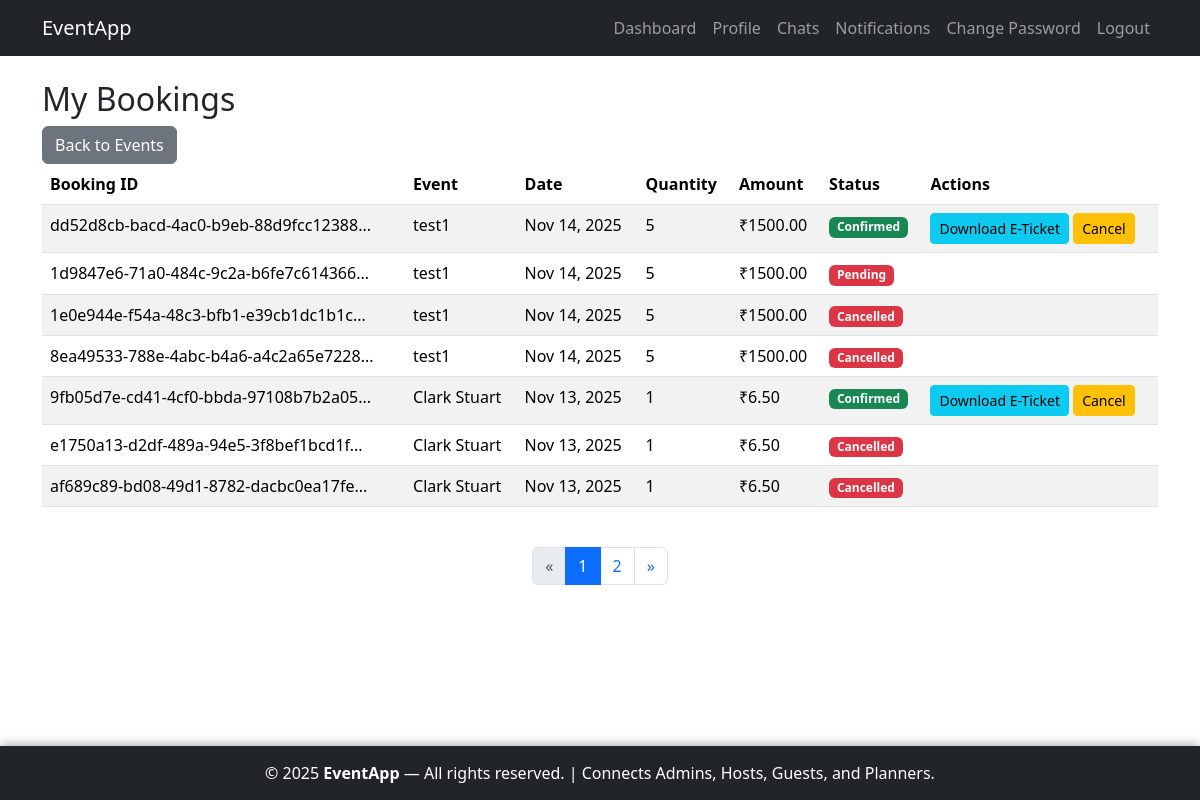
Before: /guest/bookings/ (signed in) with the older database file.
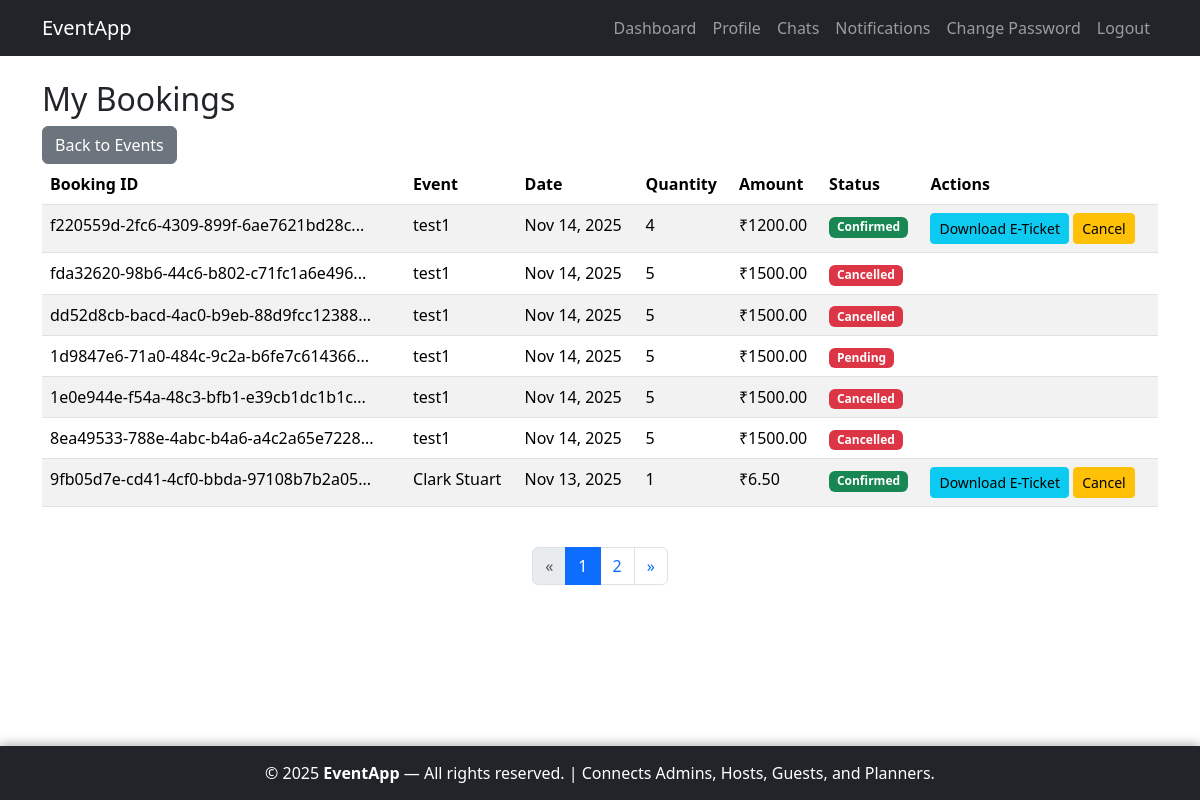
After: the same page with the newer database file.
### guest/models.py (models this page shows, shortened)
class Booking(models.Model):
    STATUS_CHOICES = [
        ('confirmed', 'Confirmed'),
        ('cancelled', 'Cancelled'),
    ]
    guest = models.ForeignKey(
        settings.AUTH_USER_MODEL,
        on_delete=models.CASCADE,
        related_name='bookings'
    )
    event = models.ForeignKey(
        'host.Event',
        on_delete=models.CASCADE,
        related_name='bookings'
    )
    booking_id = models.UUIDField(default=uuid.uuid4, editable=False, unique=True)
    ticket_quantity = models.PositiveIntegerField(default=1)
    total_amount = models.DecimalField(max_digits=10, decimal_places=2)
    status = models.CharField(max_length=10, choices=STATUS_CHOICES, default='pending')
    qrcode = models.ImageField(upload_to='qrcodes/', blank=True, null=True)
    created_at = models.DateTimeField(auto_now_add=True)
    is_used = models.BooleanField(default=False)
    scanned_at = models.DateTimeField(null=True, blank=True)
    class Meta:
        ordering = ['-created_at']

### host/models.py (models this page shows, shortened)
class Event(models.Model):
    NEEDS_CHOICES = [
        ('catering', 'Catering'),
        ('decorations', 'Decorations'),
        ('photography', 'Photography'),
        ('music', 'Music/DJ'),
        ('venue', 'Venue Setup'),
        ('other', 'Other'),
    ]
    host = models.ForeignKey(settings.AUTH_USER_MODEL, on_delete=models.CASCADE, related_name='events')
    name = models.CharField(max_length=255)
    start_date = models.DateTimeField()
    end_date = models.DateTimeField()
    budget = models.DecimalField(max_digits=10, decimal_places=2)
    guest_count = models.PositiveIntegerField()
    needs = models.CharField(max_length=255, blank=True)
    banner = models.ImageField(upload_to='events/', blank=True, null=True)
    venue_details = models.TextField(blank=True)
    created_at = models.DateTimeField(auto_now_add=True)
    updated_at = models.DateTimeField(auto_now=True)
    class Meta:
        ordering = ['-created_at']

### guest/views.py (the view)
# urls.py: path('bookings/', views.BookingListView.as_view(), name='booking_list'),
class BookingListView(LoginRequiredMixin, GuestRequiredMixin, ListView):
    model = Booking
    template_name = 'guest/booking_list.html'
    context_object_name = 'bookings'
    def get_queryset(self):
        return Booking.objects.filter(guest=self.request.user).order_by('-created_at')
    def get_context_data(self, **kwargs):
        context = super().get_context_data(**kwargs)
        queryset = self.get_queryset()
        page_obj, paginated_bookings = paginate_queryset(self.request, queryset)
        context['bookings'] = paginated_bookings
        context['page_obj'] = page_obj  # for pagination controls
        return context

### guest/views.py (called while the page is built)
    def test_func(self):
        return (self.request.user.is_authenticated and
                self.request.user.role == 'guest' and
                self.request.user.is_approved)

### utils/pagination.py (called while the page is built)
def paginate_queryset(request, queryset):
    paginator = Paginator(queryset, DEFAULT_PER_PAGE)
    page_number = request.GET.get('page')
    try:
        page_obj = paginator.page(page_number)
    except PageNotAnInteger:
        page_obj = paginator.page(1)
    except EmptyPage:
        page_obj = paginator.page(paginator.num_pages)
    return page_obj, page_obj.object_list

### guest/templates/guest/booking_list.html (shortened to what this page needs)
{% extends 'accounts/base.html' %}
{% block content %}
<div class="row">
    <div class="col-12">
        <h2>My Bookings</h2>
        <a href="{% url 'guest:dashboard' %}" class="btn btn-secondary">Back to Events</a>
    </div>
</div>
<div class="row">
    <div class="col-12">
        <div class="table-responsive">
            <table class="table table-striped">
                <thead>
                    <tr>
                        <th>Booking ID</th>
                        <th>Event</th>
                        <th>Date</th>
                        <th>Quantity</th>
                        <th>Amount</th>
                        <th>Status</th>
                        <th>Actions</th>
                    </tr>
                </thead>
                <tbody>
                    {% for booking in bookings %}
                    <tr>
                        <td>{{ booking.booking_id|slice:":8" }}...</td>
                        <td>{{ booking.event.name }}</td>
                        <td>{{ booking.created_at|date:"M d, Y" }}</td>
                        <td>{{ booking.ticket_quantity }}</td>
                        <td>₹{{ booking.total_amount }}</td>
                        <td><span class="badge bg-{% if booking.status == 'confirmed' %}success{% else %}danger{% endif %}">{{ booking.status|title }}</span></td>
                        <td>
                            {% if booking.status == 'confirmed' %}
                                <a href="{% url 'guest:eticket' booking.booking_id %}" class="btn btn-sm btn-info">Download E-Ticket</a>
<form action="{% url 'guest:cancel_booking' booking.pk %}" method="post" style="display:inline;" onsubmit="return confirm('Are you sure you want to cancel this booking?');">
    <button type="submit" class="btn btn-sm btn-warning">Cancel</button>
</form>
                            {% endif %}
                        </td>
                    </tr>
                    {% empty %}
                    <tr><td colspan="7" class="text-center">No bookings yet.</td></tr>
                    {% endfor %}
                </tbody>
            </table>
        </div>
    </div>
</div>
{% include 'partials/pagination.html' %}
{% endblock %}

Changed rows visible on the page:
no longer on this page (row unchanged): Booking: booking_id "e1750a13-d2df-489a-94e5-3f8bef1bcd1f", event.name "Clark Stuart", created_at "Nov 13, 2025", ticket_quantity "1", total_amount "6.50", status "Cancelled"
no longer on this page (row unchanged): Booking: booking_id "af689c89-bd08-49d1-8782-dacbc0ea17fe", event.name "Clark Stuart", created_at "Nov 13, 2025", ticket_quantity "1", total_amount "6.50", status "Cancelled"
added Booking: booking_id "f220559d-2fc6-4309-899f-6ae7621bd28c", event.name "test1", created_at "Nov 14, 2025", ticket_quantity "4", total_amount "1200.00", status "Confirmed", shows "Download E-Ticket"
added Booking: booking_id "fda32620-98b6-44c6-b802-c71fc1a6e496", event.name "test1", created_at "Nov 14, 2025", ticket_quantity "5", total_amount "1500.00", status "Cancelled"
changed Booking "dd52d8cb-bacd-4ac0-b9eb-88d9fcc12388": status "Confirmed" → "Cancelled"; no longer shows "Download E-Ticket Cancel"
